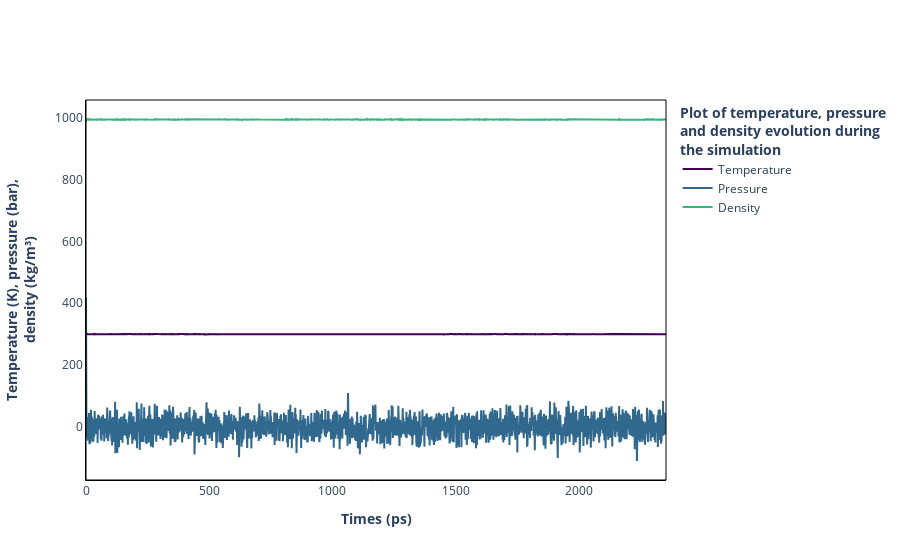

Source (notebook cell):
### Code cell
# =============
#
# PLOTLY FIGURE
#
# =============

plot_res = go.Figure()

viridis = cm.get_cmap('viridis', 4)

plot_res.add_trace(go.Line(
    x=x,
    y=temp,
    name="Temperature",
    line=dict(color=colors.rgb2hex(viridis(0)))
))

plot_res.add_trace(go.Line(
    x=x,
    y=pres,
    name="Pressure",
    line=dict(color=colors.rgb2hex(viridis(1)))
))

plot_res.add_trace(go.Line(
    x=x,
    y=dens,
    name="Density",
    line=dict(color=colors.rgb2hex(viridis(2)))
))

plot_res.add_shape(
    # Rectangle with reference to the plot
    type="rect",
    xref="paper",
    yref="paper",
    x0=0,
    y0=0,
    x1=1.0,
    y1=1.0,
    line=dict(
        color="black",
        width=1,
    )
)

plot_res["data"][0]["showlegend"]=True

plot_res.update_layout(
    plot_bgcolor='white',
    xaxis_title="<b>Times (ps)</b>",
    yaxis_title="<b>Temperature (K), pressure (bar),<br />density (kg/m³)</b>",
    legend_title="<b>Plot of temperature, pressure<br />and density evolution during<br />the simulation</b>",
)

plot_res.update_xaxes(showline=True, linewidth=1, linecolor="black")
plot_res.update_yaxes(showline=True, linewidth=1, linecolor="black")

plot_res.write_html(
    "NPT.html",
    full_html=False,
    include_plotlyjs=True
)

plot_res.show()

### Figure 1 — Plotly figure (JSON) as saved in the notebook; plotly's stock layout.template omitted (floating-point values rounded to 4 significant figures; data arrays with more than 128 entries replaced by an {"elided": "..."} marker saying what was removed)
{"data": [{"line": {"color": "#440154"}, "name": "Temperature", "showlegend": true, "type": "scatter", "x": {"elided": "2354 int values"}, "y": {"elided": "2354 float values"}}, {"line": {"color": "#31688e"}, "name": "Pressure", "type": "scatter", "x": {"elided": "2354 int values"}, "y": {"elided": "2354 float values"}}, {"line": {"color": "#35b779"}, "name": "Density", "type": "scatter", "x": {"elided": "2354 int values"}, "y": {"elided": "2354 float values"}}], "layout": {"legend": {"title": {"text": "<b>Plot of temperature, pressure<br />and density evolution during<br />the simulation</b>"}}, "plot_bgcolor": "white", "shapes": [{"line": {"color": "black", "width": 1}, "type": "rect", "x0": 0, "x1": 1, "xref": "paper", "y0": 0, "y1": 1, "yref": "paper"}], "xaxis": {"linecolor": "black", "linewidth": 1, "showline": true, "title": {"text": "<b>Times (ps)</b>"}}, "yaxis": {"linecolor": "black", "linewidth": 1, "showline": true, "title": {"text": "<b>Temperature (K), pressure (bar),<br />density (kg/m³)</b>"}}}}
